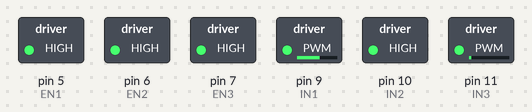
Bench run of a sketch on a simulated Arduino Uno, built with avr-gcc and run on an emulated ATmega328P. Parts: switched loads named in the sketch (green lamp = pin HIGH).

Above: at 0.05 s.
At 0.45 s:
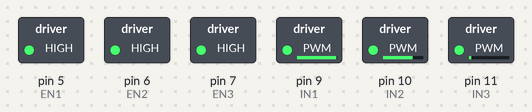
At 0.9 s:
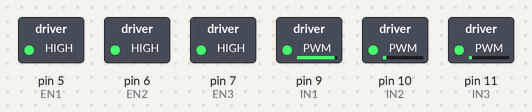
At 1.75 s:
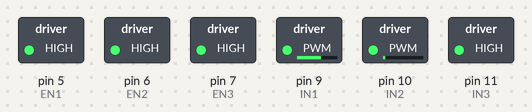
At 2.6 s:
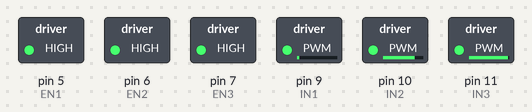
At 3.5 s:
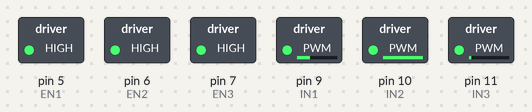
Timing chart, 0 to 8.3 s (numbered marks = the images above):
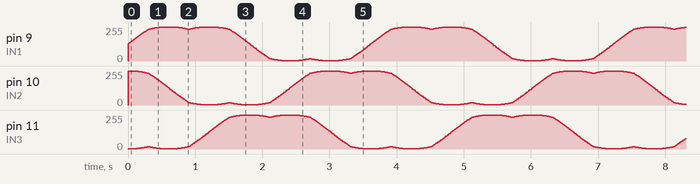

Measured:
- by itself, pin 9 (IN1), pin 10 (IN2), pin 11 (IN3): moves between 1/255 and 255/255, repeating every 3.6 s

The sketch:

berryjam_tester.ino
```cpp
//
// Slow and precise BLDC motor driver using SPWM and SVPWM modulation
// Part of code used from http://elabz.com/
// (c) 2015 Ignas Gramba www.berryjam.eu
//

// change pins maybe?
// 3, 5, 6, 9, 10, and 11 are pwm pins
const int EN1 = 5;
const int EN2 = 6;
const int EN3 = 7;

const int IN1 = 9;
const int IN2 = 10;
const int IN3 = 11;


// SPWM (Sine Wave)
//const int pwmSin[] = {127, 138, 149, 160, 170, 181, 191, 200, 209, 217, 224, 231, 237, 242, 246, 250, 252, 254, 254, 254, 252, 250, 246, 242, 237, 231, 224, 217, 209, 200, 191, 181, 170, 160, 149, 138, 127, 116, 105, 94, 84, 73, 64, 54, 45, 37, 30, 23, 17, 12, 8, 4, 2, 0, 0, 0, 2, 4, 8, 12, 17, 23, 30, 37, 45, 54, 64, 73, 84, 94, 105, 116 };


/// SVPWM (Space Vector Wave)
//const int pwmSin[] = {128, 147, 166, 185, 203, 221, 238, 243, 248, 251, 253, 255, 255, 255, 253, 251, 248, 243, 238, 243, 248, 251, 253, 255, 255, 255, 253, 251, 248, 243, 238, 221, 203, 185, 166, 147, 128, 109, 90, 71, 53, 35, 18, 13, 8, 5, 3, 1, 1, 1, 3, 5, 8, 13, 18, 13, 8, 5, 3, 1, 1, 1, 3, 5, 8, 13, 18, 35, 53, 71, 90, 109};
const int pwmSin[] = { 128, 132, 136, 140, 143, 147, 151, 155, 159, 162, 166, 170, 174, 178, 181, 185, 189, 192, 196, 200, 203, 207, 211, 214, 218, 221, 225, 228, 232, 235, 238, 239, 240, 241, 242, 243, 244, 245, 246, 247, 248, 248, 249, 250, 250, 251, 252, 252, 253, 253, 253, 254, 254, 254, 255, 255, 255, 255, 255, 255, 255, 255, 255, 255, 255, 255, 255, 254, 254, 254, 253, 253, 253, 252, 252, 251, 250, 250, 249, 248, 248, 247, 246, 245, 244, 243, 242, 241, 240, 239, 238, 239, 240, 241, 242, 243, 244, 245, 246, 247, 248, 248, 249, 250, 250, 251, 252, 252, 253, 253, 253, 254, 254, 254, 255, 255, 255, 255, 255, 255, 255, 255, 255, 255, 255, 255, 255, 254, 254, 254, 253, 253, 253, 252, 252, 251, 250, 250, 249, 248, 248, 247, 246, 245, 244, 243, 242, 241, 240, 239, 238, 235, 232, 228, 225, 221, 218, 214, 211, 207, 203, 200, 196, 192, 189, 185, 181, 178, 174, 170, 166, 162, 159, 155, 151, 147, 143, 140, 136, 132, 128, 124, 120, 116, 113, 109, 105, 101, 97, 94, 90, 86, 82, 78, 75, 71, 67, 64, 60, 56, 53, 49, 45, 42, 38, 35, 31, 28, 24, 21, 18, 17, 16, 15, 14, 13, 12, 11, 10, 9, 8, 8, 7, 6, 6, 5, 4, 4, 3, 3, 3, 2, 2, 2, 1, 1, 1, 1, 1, 1, 1, 1, 1, 1, 1, 1, 1, 2, 2, 2, 3, 3, 3, 4, 4, 5, 6, 6, 7, 8, 8, 9, 10, 11, 12, 13, 14, 15, 16, 17, 18, 17, 16, 15, 14, 13, 12, 11, 10, 9, 8, 8, 7, 6, 6, 5, 4, 4, 3, 3, 3, 2, 2, 2, 1, 1, 1, 1, 1, 1, 1, 1, 1, 1, 1, 1, 1, 2, 2, 2, 3, 3, 3, 4, 4, 5, 6, 6, 7, 8, 8, 9, 10, 11, 12, 13, 14, 15, 16, 17, 18, 21, 24, 28, 31, 35, 38, 42, 45, 49, 53, 56, 60, 64, 67, 71, 75, 78, 82, 86, 90, 94, 97, 101, 105, 109, 113, 116, 120, 124 };

int currentStepA;
int currentStepB;
int currentStepC;
int sineArraySize;
int increment = 0;
boolean direct = 1; // direction true=forward, false=backward

//////////////////////////////////////////////////////////////////////////////

void setup() {

	setPwmFrequency(IN1); // Increase PWM frequency to 32 kHz  (make unaudible)
	setPwmFrequency(IN2);
	setPwmFrequency(IN3);


	pinMode(IN1, OUTPUT);
	pinMode(IN2, OUTPUT);
	pinMode(IN3, OUTPUT);

	pinMode(EN1, OUTPUT);
	pinMode(EN2, OUTPUT);
	pinMode(EN3, OUTPUT);


	digitalWrite(EN1, HIGH);
	digitalWrite(EN2, HIGH);
	digitalWrite(EN3, HIGH);


	sineArraySize = sizeof(pwmSin) / sizeof(int); // Find lookup table size
	int phaseShift = sineArraySize / 3;         // Find phase shift and initial A, B C phase values
	currentStepA = 0;
	currentStepB = currentStepA + phaseShift;
	currentStepC = currentStepB + phaseShift;

	sineArraySize--; // Convert from array Size to last PWM array number
}

//////////////////////////////////////////////////////////////////////////////

void loop() {

	analogWrite(IN1, pwmSin[currentStepA]);
	analogWrite(IN2, pwmSin[currentStepB]);
	analogWrite(IN3, pwmSin[currentStepC]);

	if (direct == true) increment = 1;
	else increment = -1;

	currentStepA = currentStepA + increment;
	currentStepB = currentStepB + increment;
	currentStepC = currentStepC + increment;

	//Check for lookup table overflow and return to opposite end if necessary
	if (currentStepA > sineArraySize)  currentStepA = 0;
	if (currentStepA < 0)  currentStepA = sineArraySize;

	if (currentStepB > sineArraySize)  currentStepB = 0;
	if (currentStepB < 0)  currentStepB = sineArraySize;

	if (currentStepC > sineArraySize)  currentStepC = 0;
	if (currentStepC < 0) currentStepC = sineArraySize;

	/// Control speed by this delay
	delay(10);

}

void setPwmFrequency(int pin) {
	if (pin == 5 || pin == 6 || pin == 9 || pin == 10) {
		if (pin == 5 || pin == 6) {
			TCCR0B = TCCR0B & 0b11111000 | 0x01;
		}
		else {
			TCCR1B = TCCR1B & 0b11111000 | 0x01;
		}
	}
	else if (pin == 3 || pin == 11) {
		TCCR2B = TCCR2B & 0b11111000 | 0x01;
	}
}
```
